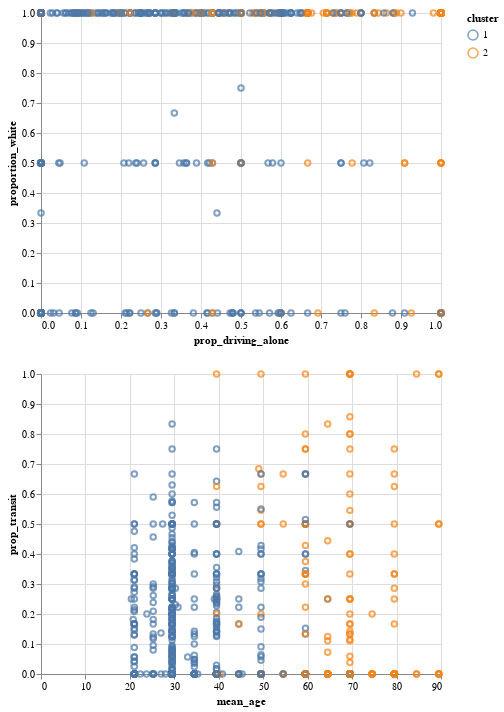

The code cell stored with this chart in its notebook:
### Code cell
incbik = alt.Chart(final_dat[(final_dat[CLUSTER] == 1) | (final_dat[CLUSTER] == 2)]).mark_point().encode(
    x=PROP_DRIVING_ALONE,
    y=PROP_WHITE,
    color='cluster:N'
)

agebik = alt.Chart(final_dat[(final_dat[CLUSTER] == 1) | (final_dat[CLUSTER] == 2)]).mark_point().encode(
    x=MEAN_AGE,
    y=PROP_TRANSIT,
    color='cluster:N'
)

incbik & agebik

### Figure 1 — Vega-Lite specification as saved in the notebook (floating-point values rounded to 4 significant figures; data arrays with more than 128 entries replaced by an {"elided": "..."} marker saying what was removed)
{"$schema": "https://vega.github.io/schema/vega-lite/v2.4.3.json", "config": {"view": {"height": 300, "width": 400}}, "vconcat": [{"data": {"values": {"elided": "865 records"}}, "encoding": {"color": {"field": "cluster", "type": "nominal"}, "x": {"field": "prop_driving_alone", "type": "quantitative"}, "y": {"field": "proportion_white", "type": "quantitative"}}, "mark": "point"}, {"data": {"values": {"elided": "865 records"}}, "encoding": {"color": {"field": "cluster", "type": "nominal"}, "x": {"field": "mean_age", "type": "quantitative"}, "y": {"field": "prop_transit", "type": "quantitative"}}, "mark": "point"}]}
